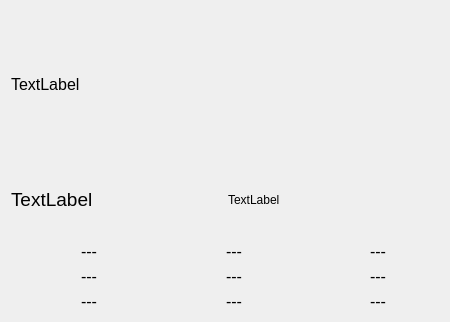
<?xml version="1.0" encoding="UTF-8"?>
<ui version="4.0">
 <class>DetailForecastWidget</class>
 <widget class="QWidget" name="DetailForecastWidget">
  <property name="geometry">
   <rect>
    <x>0</x>
    <y>0</y>
    <width>450</width>
    <height>322</height>
   </rect>
  </property>
  <property name="windowTitle">
   <string>Form</string>
  </property>
  <layout class="QHBoxLayout" name="horizontalLayout_14">
   <item>
    <layout class="QVBoxLayout" name="verticalLayout_4">
     <item>
      <widget class="QLabel" name="date">
       <property name="font">
        <font>
         <pointsize>12</pointsize>
        </font>
       </property>
       <property name="text">
        <string>TextLabel</string>
       </property>
      </widget>
     </item>
     <item>
      <layout class="QVBoxLayout" name="verticalLayout_3">
       <item>
        <layout class="QHBoxLayout" name="horizontalLayout">
         <item>
          <widget class="QLabel" name="location">
           <property name="font">
            <font>
             <pointsize>14</pointsize>
            </font>
           </property>
           <property name="text">
            <string>TextLabel</string>
           </property>
          </widget>
         </item>
         <item>
          <widget class="QLabel" name="description">
           <property name="text">
            <string>TextLabel</string>
           </property>
          </widget>
         </item>
        </layout>
       </item>
       <item>
        <layout class="QVBoxLayout" name="verticalLayout_2">
         <item>
          <layout class="QHBoxLayout" name="horizontalLayout_5">
           <item>
            <layout class="QHBoxLayout" name="horizontalLayout_2">
             <item>
              <widget class="QLabel" name="temp_img">
               <property name="minimumSize">
                <size>
                 <width>0</width>
                 <height>0</height>
                </size>
               </property>
               <property name="maximumSize">
                <size>
                 <width>64</width>
                 <height>64</height>
                </size>
               </property>
               <property name="text">
                <string/>
               </property>
               <property name="pixmap">
                <pixmap resource="resources.qrc">:/resources/temp_current.png</pixmap>
               </property>
               <property name="scaledContents">
                <bool>true</bool>
               </property>
              </widget>
             </item>
             <item>
              <widget class="QLabel" name="temp_current">
               <property name="font">
                <font>
                 <pointsize>12</pointsize>
                </font>
               </property>
               <property name="text">
                <string>---</string>
               </property>
              </widget>
             </item>
            </layout>
           </item>
           <item>
            <layout class="QHBoxLayout" name="horizontalLayout_3">
             <item>
              <widget class="QLabel" name="tempmin_img">
               <property name="maximumSize">
                <size>
                 <width>64</width>
                 <height>64</height>
                </size>
               </property>
               <property name="text">
                <string/>
               </property>
               <property name="pixmap">
                <pixmap resource="resources.qrc">:/resources/temp_min.png</pixmap>
               </property>
               <property name="scaledContents">
                <bool>true</bool>
               </property>
              </widget>
             </item>
             <item>
              <widget class="QLabel" name="temp_min">
               <property name="font">
                <font>
                 <pointsize>12</pointsize>
                </font>
               </property>
               <property name="text">
                <string>---</string>
               </property>
              </widget>
             </item>
            </layout>
           </item>
           <item>
            <layout class="QHBoxLayout" name="horizontalLayout_4">
             <item>
              <widget class="QLabel" name="tempmax_img">
               <property name="maximumSize">
                <size>
                 <width>64</width>
                 <height>64</height>
                </size>
               </property>
               <property name="text">
                <string/>
               </property>
               <property name="pixmap">
                <pixmap resource="resources.qrc">:/resources/temp_max.png</pixmap>
               </property>
               <property name="scaledContents">
                <bool>true</bool>
               </property>
              </widget>
             </item>
             <item>
              <widget class="QLabel" name="temp_max">
               <property name="font">
                <font>
                 <pointsize>12</pointsize>
                </font>
               </property>
               <property name="text">
                <string>---</string>
               </property>
              </widget>
             </item>
            </layout>
           </item>
          </layout>
         </item>
         <item>
          <layout class="QVBoxLayout" name="verticalLayout">
           <item>
            <layout class="QHBoxLayout" name="horizontalLayout_9">
             <item>
              <layout class="QHBoxLayout" name="horizontalLayout_6">
               <item>
                <widget class="QLabel" name="wind_img">
                 <property name="maximumSize">
                  <size>
                   <width>64</width>
                   <height>64</height>
                  </size>
                 </property>
                 <property name="text">
                  <string/>
                 </property>
                 <property name="pixmap">
                  <pixmap resource="resources.qrc">:/resources/wind_speed.png</pixmap>
                 </property>
                 <property name="scaledContents">
                  <bool>true</bool>
                 </property>
                </widget>
               </item>
               <item>
                <widget class="QLabel" name="wind">
                 <property name="font">
                  <font>
                   <pointsize>12</pointsize>
                  </font>
                 </property>
                 <property name="text">
                  <string>---</string>
                 </property>
                </widget>
               </item>
              </layout>
             </item>
             <item>
              <layout class="QHBoxLayout" name="horizontalLayout_7">
               <item>
                <widget class="QLabel" name="preasure_img">
                 <property name="maximumSize">
                  <size>
                   <width>64</width>
                   <height>64</height>
                  </size>
                 </property>
                 <property name="text">
                  <string/>
                 </property>
                 <property name="pixmap">
                  <pixmap resource="resources.qrc">:/resources/preassure.png</pixmap>
                 </property>
                 <property name="scaledContents">
                  <bool>true</bool>
                 </property>
                </widget>
               </item>
               <item>
                <widget class="QLabel" name="preasure">
                 <property name="font">
                  <font>
                   <pointsize>12</pointsize>
                  </font>
                 </property>
                 <property name="text">
                  <string>---</string>
                 </property>
                </widget>
               </item>
              </layout>
             </item>
             <item>
              <layout class="QHBoxLayout" name="horizontalLayout_8">
               <item>
                <widget class="QLabel" name="humidity_img">
                 <property name="maximumSize">
                  <size>
                   <width>64</width>
                   <height>64</height>
                  </size>
                 </property>
                 <property name="text">
                  <string/>
                 </property>
                 <property name="pixmap">
                  <pixmap resource="resources.qrc">:/resources/humidity.png</pixmap>
                 </property>
                 <property name="scaledContents">
                  <bool>true</bool>
                 </property>
                </widget>
               </item>
               <item>
                <widget class="QLabel" name="humidity">
                 <property name="font">
                  <font>
                   <family>Ubuntu</family>
                   <pointsize>12</pointsize>
                  </font>
                 </property>
                 <property name="text">
                  <string>---</string>
                 </property>
                </widget>
               </item>
              </layout>
             </item>
            </layout>
           </item>
           <item>
            <layout class="QHBoxLayout" name="horizontalLayout_13">
             <item>
              <layout class="QHBoxLayout" name="horizontalLayout_10">
               <item>
                <widget class="QLabel" name="visibility_img">
                 <property name="maximumSize">
                  <size>
                   <width>64</width>
                   <height>64</height>
                  </size>
                 </property>
                 <property name="text">
                  <string/>
                 </property>
                 <property name="pixmap">
                  <pixmap resource="resources.qrc">:/resources/visibility.png</pixmap>
                 </property>
                 <property name="scaledContents">
                  <bool>true</bool>
                 </property>
                </widget>
               </item>
               <item>
                <widget class="QLabel" name="visibility">
                 <property name="font">
                  <font>
                   <pointsize>12</pointsize>
                  </font>
                 </property>
                 <property name="text">
                  <string>---</string>
                 </property>
                </widget>
               </item>
              </layout>
             </item>
             <item>
              <layout class="QHBoxLayout" name="horizontalLayout_12">
               <item>
                <widget class="QLabel" name="sunrise_img">
                 <property name="maximumSize">
                  <size>
                   <width>64</width>
                   <height>64</height>
                  </size>
                 </property>
                 <property name="text">
                  <string/>
                 </property>
                 <property name="pixmap">
                  <pixmap resource="resources.qrc">:/resources/sunrise.png</pixmap>
                 </property>
                 <property name="scaledContents">
                  <bool>true</bool>
                 </property>
                </widget>
               </item>
               <item>
                <widget class="QLabel" name="sunrise">
                 <property name="font">
                  <font>
                   <pointsize>12</pointsize>
                  </font>
                 </property>
                 <property name="text">
                  <string>---</string>
                 </property>
                </widget>
               </item>
              </layout>
             </item>
             <item>
              <layout class="QHBoxLayout" name="horizontalLayout_11">
               <item>
                <widget class="QLabel" name="sunset_img">
                 <property name="maximumSize">
                  <size>
                   <width>64</width>
                   <height>64</height>
                  </size>
                 </property>
                 <property name="text">
                  <string/>
                 </property>
                 <property name="pixmap">
                  <pixmap resource="resources.qrc">:/resources/sunset.png</pixmap>
                 </property>
                 <property name="scaledContents">
                  <bool>true</bool>
                 </property>
                </widget>
               </item>
               <item>
                <widget class="QLabel" name="sunset">
                 <property name="font">
                  <font>
                   <pointsize>12</pointsize>
                  </font>
                 </property>
                 <property name="text">
                  <string>---</string>
                 </property>
                </widget>
               </item>
              </layout>
             </item>
            </layout>
           </item>
          </layout>
         </item>
        </layout>
       </item>
      </layout>
     </item>
    </layout>
   </item>
  </layout>
 </widget>
 <resources>
  <include location="resources.qrc"/>
 </resources>
 <connections/>
</ui>
